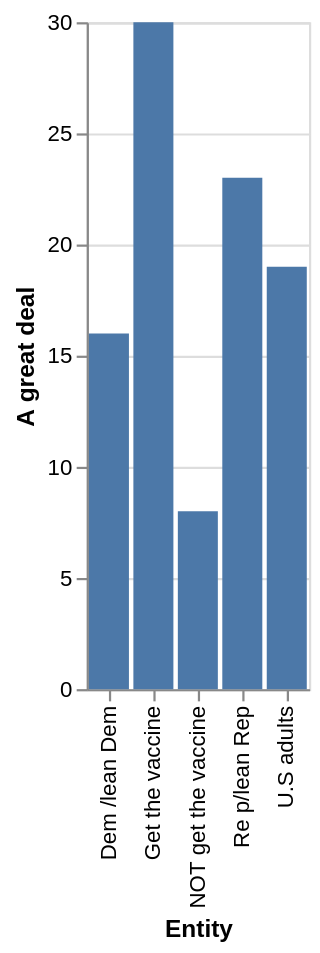

The Vega-Lite source for this figure:
### Vega-Lite specification from a JSON file in a GitHub repository (floating-point values rounded to 4 significant figures)
{"$schema": "https://vega.github.io/schema/vega-lite/v5.json", "description": "Bar chart auto-generated from CSV", "data": {"values": [{"Entity": "NOT get the vaccine", "A great deal": 8.0}, {"Entity": "Get the vaccine", "A great deal": 30.0}, {"Entity": "Those who would definitely |probably", "A great deal": NaN}, {"Entity": "Dem /lean Dem", "A great deal": 16.0}, {"Entity": "Re p/lean Rep", "A great deal": 23.0}, {"Entity": "U.S adults", "A great deal": 19.0}]}, "mark": "bar", "encoding": {"x": {"field": "Entity", "type": "ordinal"}, "y": {"field": "A great deal", "type": "quantitative"}}}
